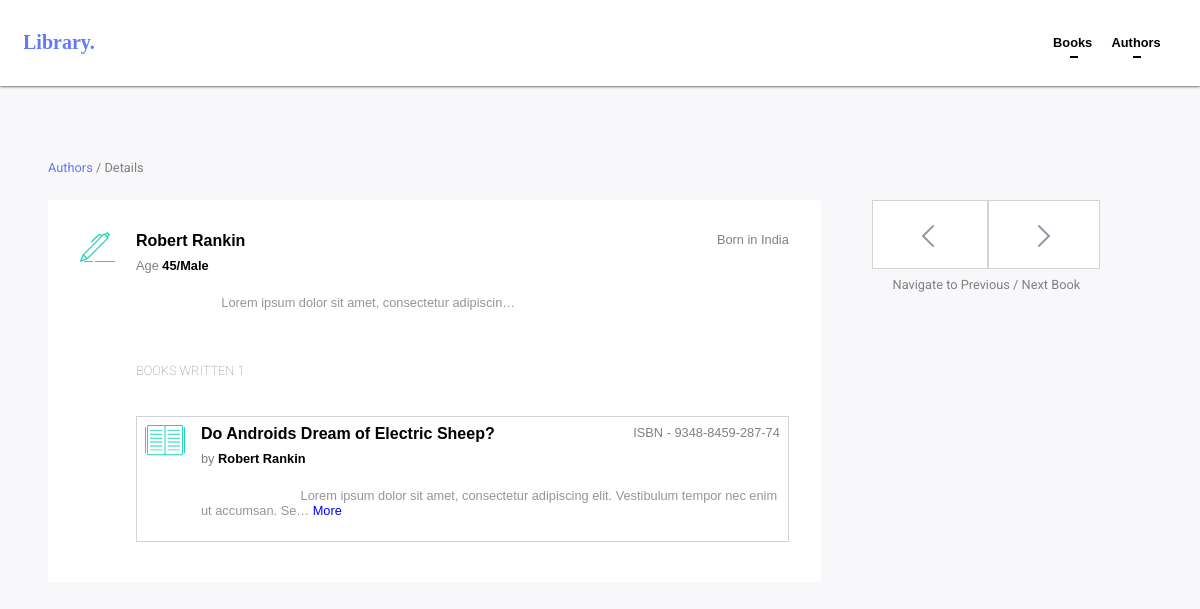
/author/1/, run on an earlier commit of the app's database.
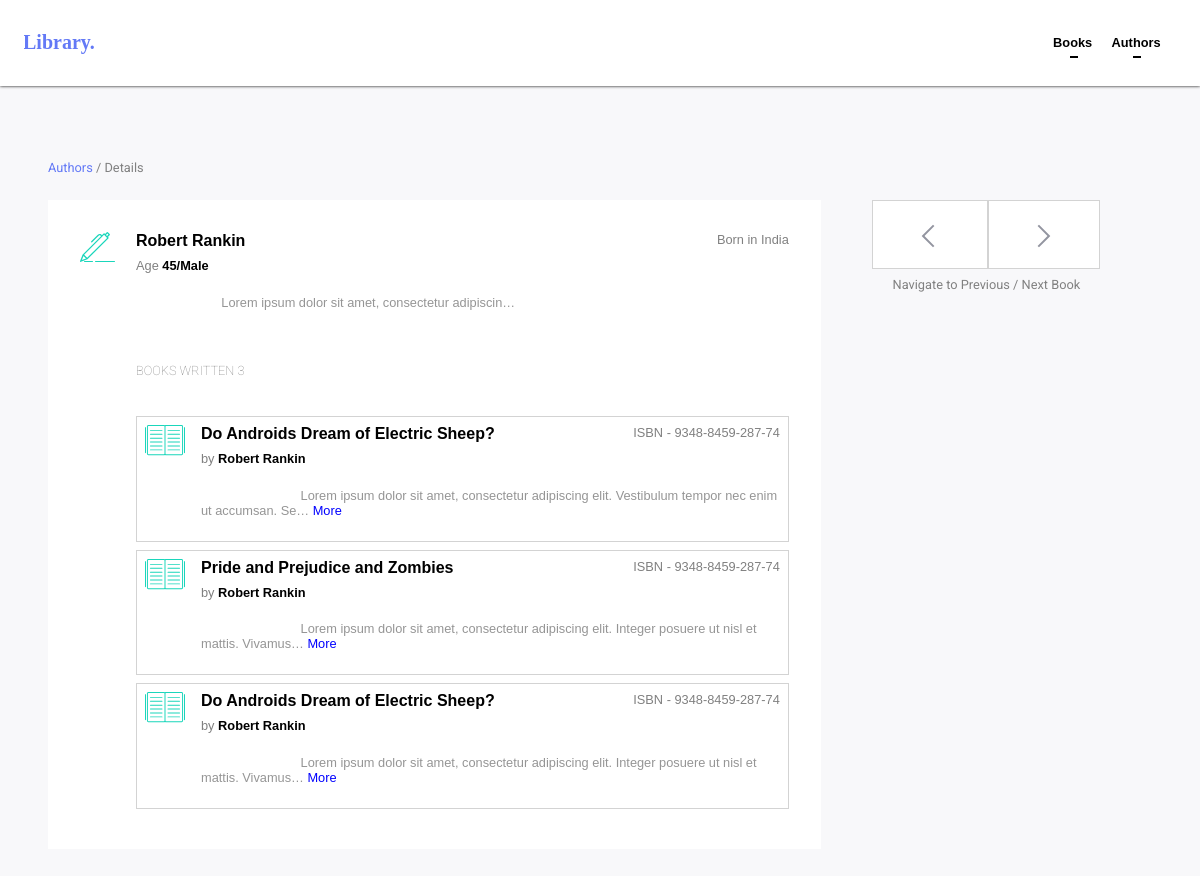
And on a later commit of the database.
### library/models.py (models this page shows, shortened)
class Book(models.Model):
    name = models.CharField(max_length=100)
    author = models.ForeignKey(Author)
    isbn = models.CharField(max_length=10)
    description = models.CharField(max_length=3000)

class Author(models.Model):
    name = models.CharField(max_length=100)
    country = models.CharField(max_length=50)
    age = models.CharField(max_length=2)
    gender = models.CharField(max_length=6)
    year = models.DateField
    description = models.CharField(max_length=500)

### library/views.py (the view)
# urls.py: url(r'^author/(?P<id>[0-9]+)/$' , views.author_detail , name="single_author"),
def author_detail(request , id):
    books = models.Book.objects.all().filter(author=models.Author.objects.get(id=id))
    try:
        models.Book.objects.get(id=int(id)+1)
        next_book = int(id)+1
    except:
            next_book = id
    try:
        models.Book.objects.get(id=int(id)-1)
        pre_book = int(id)-1
    except:
            pre_book = id
    context = {
        'pre_auth' : pre_book,
        'next_auth' : next_book,
        'author': models.Author.objects.get(id=id),
        'books': books
    }
    return render(request , 'library/author_indi.html' , context)

### templates/library/author_indi.html (shortened to what this page needs)
{% extends "library/base.html" %}
{% load static %}
{% block link %}
    <link rel="stylesheet" href="{% static 'Library/css/single_auth.css' %}">
{% endblock %}
{% block body %}
    <div class="container">
        <div class="book_list">
            <div class="topbar">
                <span style="color: #6379f6">Authors</span> /  Details
            </div>
            <div class="books">
                <div class="img">
                    <img src="{% static 'Library/Img/author_icon.svg' %}" alt="">
                </div>
                <div class="info">
                    <div class="first-row">
                        {{ author.name }} <span>Born in {{ author.country }}</span>
                    </div>
                    <div class="second-row">
                        Age <span>{{ author.age }}/{{ author.gender }}</span>
                    </div>
                    <div class="third-row">
                        {{ author.description|truncatechars:50  }}
                    </div>
                    <div class="books_written">
                    BOOKS WRITTEN <span>{{ books.count }}</span>
                </div>
                {% for book in books %}
                <div class="list" onclick="window.location='{% url 'single_book' book.id %}'">
                    <div class="img">
                        <img src="{% static 'Library/Img/book_icon.svg' %}" alt="">
                    </div>
                    <div class="info">
                        <div class="first-row">
                            {{ book.name }} <span>ISBN - {{ book.isbn }}</span>
                        </div>
                        <div class="second-row">
                            by <span>{{ book.author.name }}</span>
                        </div>
                        <div class="third-row">
                            {{ book.description|truncatechars:100  }} <span>More</span>
                        </div>
                    </div>
                </div>
                {% endfor %}
                </div>
            </div>
        </div>
        <div class="nav">
            <div class="pre">
                <a href="{% url 'single_author' pre_auth %}"><img src="{% static 'Library/Img/prev_icon (3).svg' %}" alt=""></a>
            </div>
            <div class="next">
                <a href="{% url 'single_author' next_auth %}"><img src="{% static 'Library/Img/next_icon.svg' %}" alt=""></a>
            </div>
            <div class="desp">
                Navigate to Previous / Next Book
            </div>
        </div>
    </div>
{% endblock %}

What changed in the data, as far as the page shows it:
added Book: name "Pride and Prejudice and Zombies", isbn "9348-8459-287-74", author.name "Robert Rankin", description "Lorem ipsum dolor sit amet, consectetur adipiscing elit. Integer posuere ut nisl et mattis. Vivamus…"
added Book: name "Do Androids Dream of Electric Sheep?", isbn "9348-8459-287-74", author.name "Robert Rankin", description "Lorem ipsum dolor sit amet, consectetur adipiscing elit. Integer posuere ut nisl et mattis. Vivamus…"
Also different on the page:
{{ books.count }}: "1" → "3"
